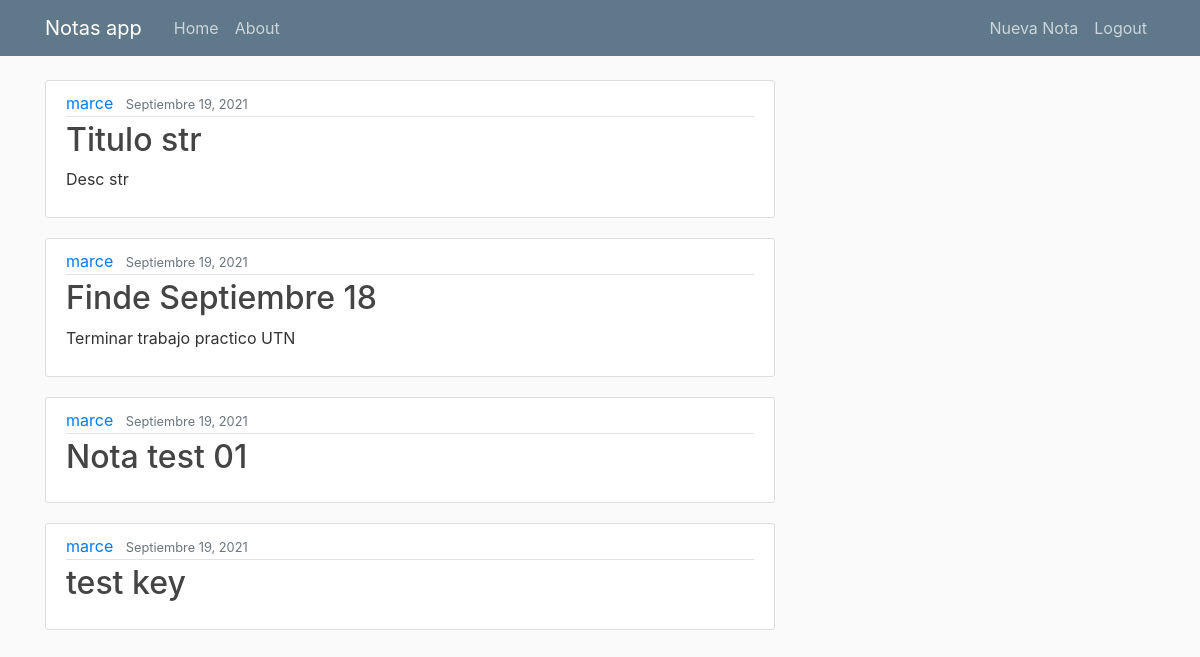
The page / (signed in) on the database as committed earlier.
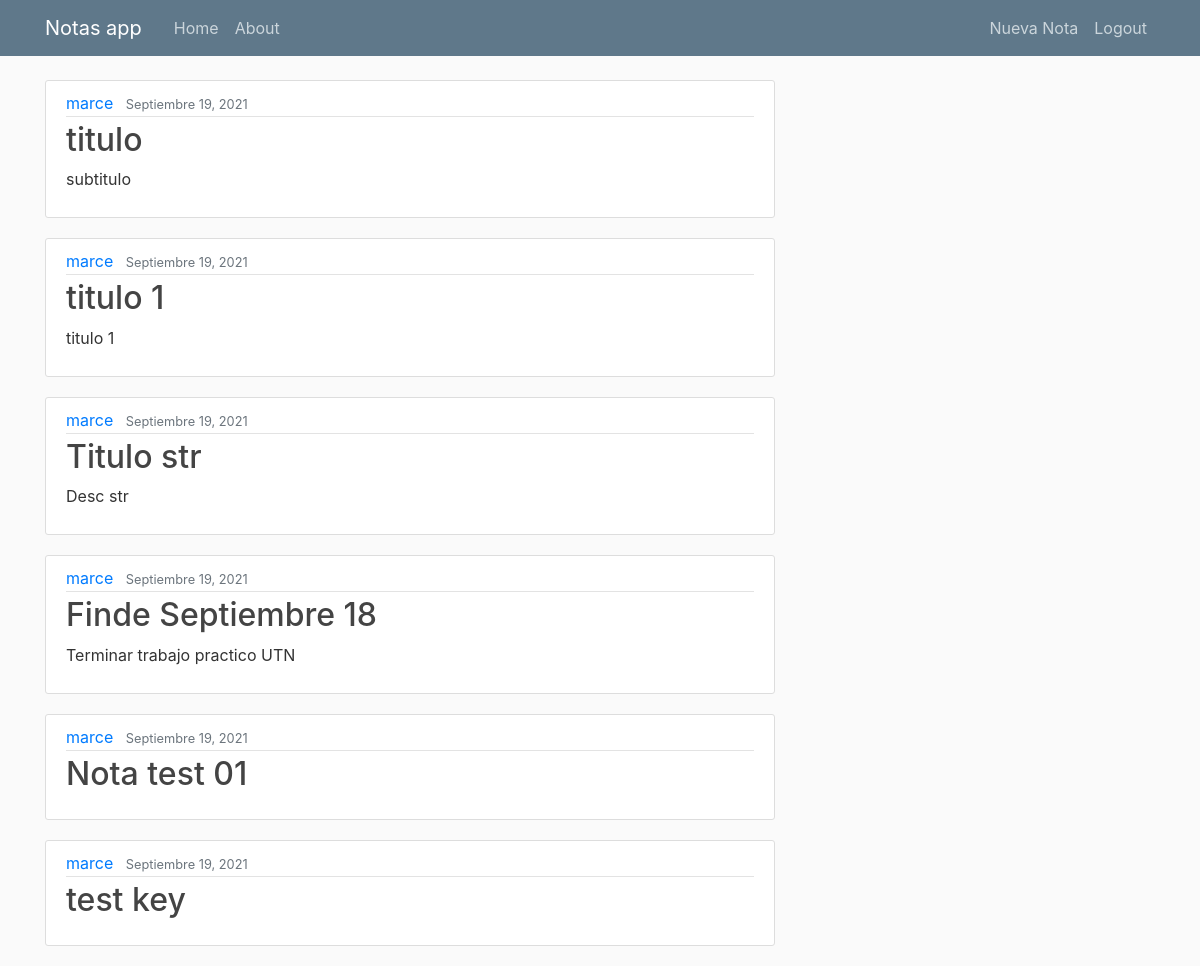
The same page on the database as committed later.
### lab/models.py (models this page shows, shortened)
class Post(models.Model):
    titulo = models.CharField(max_length=100)
    descripcion = models.CharField(max_length=100, default='')
    contenido = models.TextField()
    date_posted = models.DateTimeField(default=timezone.now)
    author = models.ForeignKey(User, on_delete=models.CASCADE)
    class Meta:
        verbose_name = 'nota'
        verbose_name_plural = 'notas'

### lab/views.py (the view)
# urls.py: path('', PostListView.as_view(), name='lab-home'),
class PostListView(ListView):
    model = Post
    template_name = 'lab/home.html'
    context_object_name = 'post'
    ordering = ['-date_posted']

### lab/templates/lab/home.html
{% extends "lab/base.html" %}
{% block content %}
  {% if user.is_authenticated %}
    {% for post in post %}
      <article class="media content-section">
        <div class="media-body">
          <div class="article-metadata">
            <a class="mr-2" href="#">{{ post.author }}</a>
            <small class="text-muted">{{ post.date_posted|date:"F d, Y" }}</small>
          </div>
            <h2><a class="article-title" href="{% url 'post-detail' post.id %}">{{ post.titulo }}</a></h2>
            <p class="article-content">{{ post.descripcion }}</p>
          </div>
      </article>
    {% endfor %}
  {% else %}
    <div class = "login nosotros-contenedor">
      <p class="subtitulo"><b> Se debe establecer sesion para utilizar Notes App</b></p>
    </div>
  {% endif %}
{% endblock content %}

Rows that differ between the two databases and show on the page:
added Post: author "marce", date_posted "Septiembre 19, 2021", titulo "titulo", descripcion "subtitulo"
added Post: author "marce", date_posted "Septiembre 19, 2021", titulo "titulo 1", descripcion "titulo 1"
